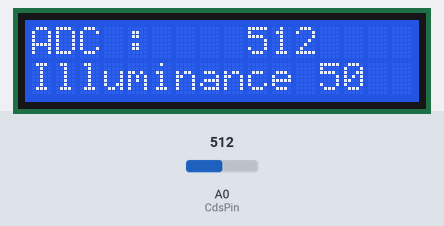
Recording of a sketch running on a simulated Arduino Uno, built with avr-gcc and run on an emulated ATmega328P. Shown: 16×2 character LCD. The test bench sets the inputs (shaded band); at power-on: A0 (CdsPin) = 512.

Above: at 4.3 s.
4.4 s: A0 (CdsPin) set to 716
At 5.9 s:
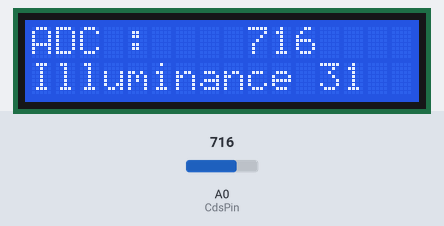
6.6 s: A0 (CdsPin) set to 900
At 8.3 s:
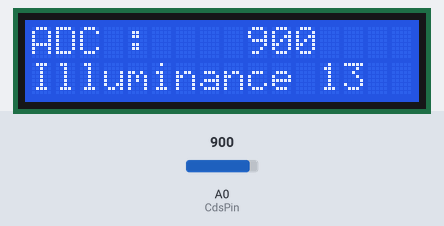
8.6 s: A0 (CdsPin) set to 1023
At 10.0 s:
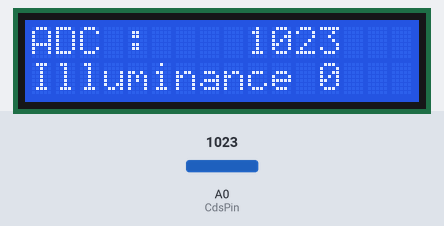
Timing chart, 0 to 11.6 s (numbered marks = the images above; inputs shaded):
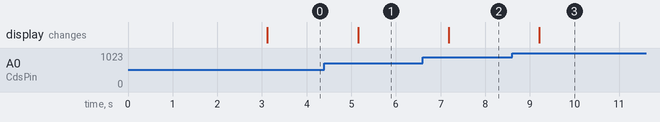

The sketch:

22_09_29_1.ino
```cpp
#include <Wire.h>
#include <LiquidCrystal_I2C.h>
#include <Servo.h>

// data sheet
// upload는 ctrl + u

// LCD I2C address 설정6
LiquidCrystal_I2C lcd(0x27, 16,2);

// 0번 아날로그핀을 Cds 셀 입력으로 설정한다.
const int CdsPin = 0;

void setup() {

  // 16x2 LCD 모듈 설정하고 백라이트를 켠다.
  lcd.init(); // LCD 설정
  lcd.backlight();

  // 메세지를 표시한다.
  lcd.print("ex 6.2");
  lcd.setCursor(0,1);
  lcd.print("Cds Cell Test");

  // 3초동안 메세지를 표시한다.
  delay(3000);

  // 모든 메세지를 삭제한 뒤
  // 숫자를 제외한 부분들을 미리 출력시킨다.
  lcd.clear();
  lcd.setCursor(0,0);
  lcd.print("ADC : ");
  lcd.setCursor(0,1);
  lcd.print("Illuminance : ");
  lcd.setCursor(15,1);
  lcd.print("%");
}

void loop() {

  int adcValue; // 실제 센서로부터 읽은 값 (0~1023)
  int illuminance; // 현재의 밝기. 0~100%

  // Cds cell을 통하여 입력되는 전압을 읽는다.
  adcValue = analogRead(CdsPin);
  // 아날로그 입력 값을 0~100의 범위로 변경한다.
  illuminance = map(adcValue, 0, 1023, 100, 0);

  // 전에 표시했던 내용을 지우고
  // LCD에 ADC 값과 밝기를 출력한다.
  // 지우지 않으면 이전에 표시했던 값이 남게 된다.

  // 전에 표시했던 내용을 지운다.
  lcd.setCursor(9,0);
  lcd.print("    ");

  // ADC 값을 표시한다
  lcd.setCursor(9,0);
  lcd.print(adcValue);

  // 전에 표시했던 내용을 지운다.
  lcd.setCursor(13,1);
  lcd.print("   ");
  // 밝기를 표시한다
  lcd.setCursor(12,1);
  lcd.print(illuminance);

  delay(1000);
}
```

Measured:
- after the input at 4.4 s, the display: changes after 0.75 s (image 1)
- after the input at 6.6 s, the display: changes after 0.58 s (image 2)
- after the input at 8.6 s, the display: changes after 0.61 s (image 3)
